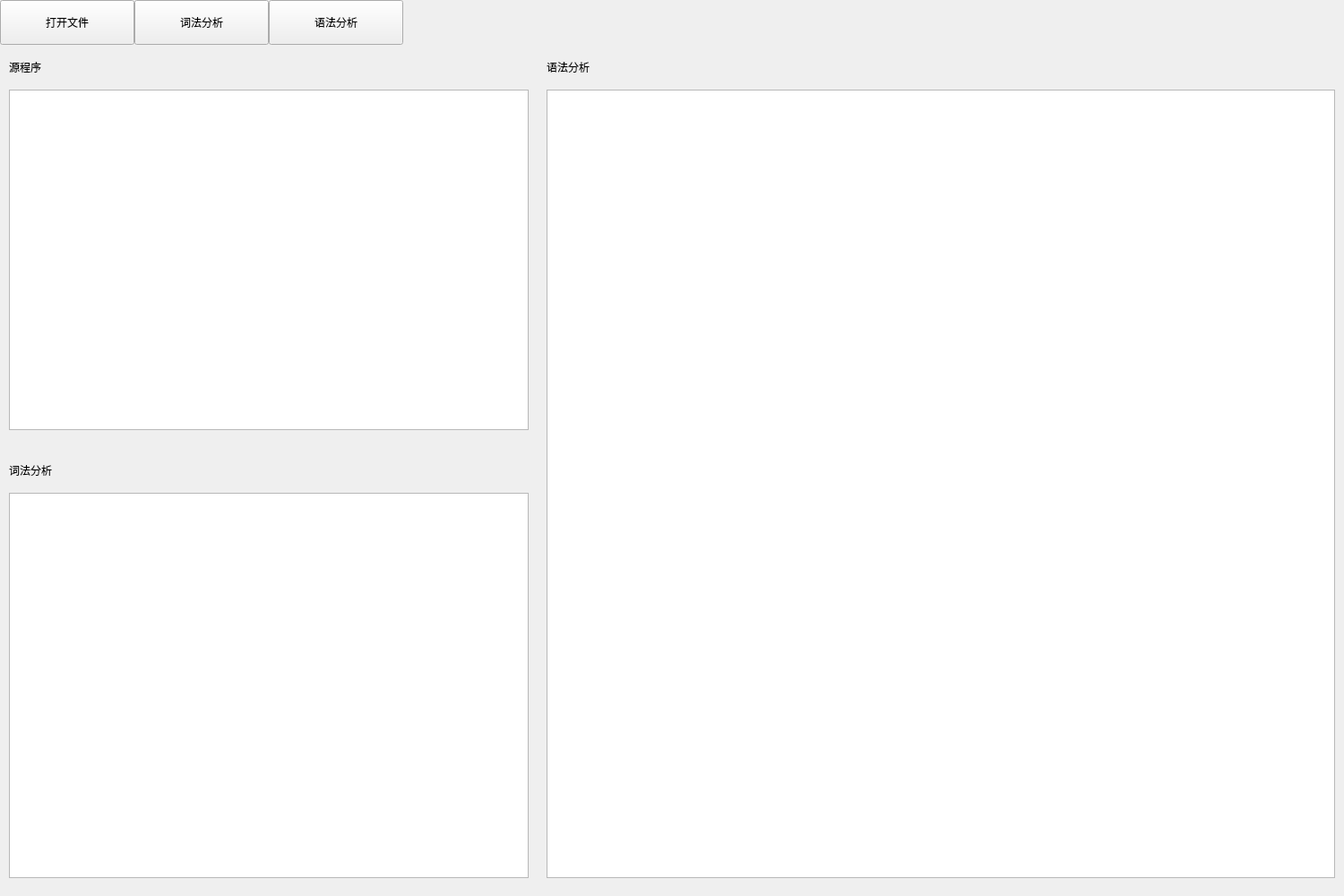
<?xml version="1.0" encoding="UTF-8"?>
<ui version="4.0">
 <class>Widget</class>
 <widget class="QWidget" name="Widget">
  <property name="geometry">
   <rect>
    <x>0</x>
    <y>0</y>
    <width>1500</width>
    <height>1000</height>
   </rect>
  </property>
  <property name="windowTitle">
   <string>Widget</string>
  </property>
  <widget class="QPushButton" name="pushButtonOpen">
   <property name="geometry">
    <rect>
     <x>0</x>
     <y>0</y>
     <width>150</width>
     <height>50</height>
    </rect>
   </property>
   <property name="text">
    <string>打开文件</string>
   </property>
  </widget>
  <widget class="QPushButton" name="pushButtonLex">
   <property name="geometry">
    <rect>
     <x>150</x>
     <y>0</y>
     <width>150</width>
     <height>50</height>
    </rect>
   </property>
   <property name="text">
    <string>词法分析</string>
   </property>
  </widget>
  <widget class="QPushButton" name="pushButtonGram">
   <property name="geometry">
    <rect>
     <x>300</x>
     <y>0</y>
     <width>150</width>
     <height>50</height>
    </rect>
   </property>
   <property name="text">
    <string>语法分析</string>
   </property>
  </widget>
  <widget class="QLabel" name="labelSrc">
   <property name="geometry">
    <rect>
     <x>10</x>
     <y>50</y>
     <width>150</width>
     <height>50</height>
    </rect>
   </property>
   <property name="text">
    <string>源程序</string>
   </property>
  </widget>
  <widget class="QLabel" name="labelLex">
   <property name="geometry">
    <rect>
     <x>10</x>
     <y>500</y>
     <width>150</width>
     <height>50</height>
    </rect>
   </property>
   <property name="text">
    <string>词法分析</string>
   </property>
  </widget>
  <widget class="QLabel" name="labelGram">
   <property name="geometry">
    <rect>
     <x>610</x>
     <y>50</y>
     <width>150</width>
     <height>50</height>
    </rect>
   </property>
   <property name="text">
    <string>语法分析</string>
   </property>
  </widget>
  <widget class="QTextEdit" name="textEditSrc">
   <property name="geometry">
    <rect>
     <x>10</x>
     <y>100</y>
     <width>580</width>
     <height>380</height>
    </rect>
   </property>
  </widget>
  <widget class="QTextEdit" name="textEditLex">
   <property name="geometry">
    <rect>
     <x>10</x>
     <y>550</y>
     <width>580</width>
     <height>430</height>
    </rect>
   </property>
  </widget>
  <widget class="QTextEdit" name="textEditGram">
   <property name="geometry">
    <rect>
     <x>610</x>
     <y>100</y>
     <width>880</width>
     <height>880</height>
    </rect>
   </property>
  </widget>
 </widget>
 <resources/>
 <connections/>
</ui>
